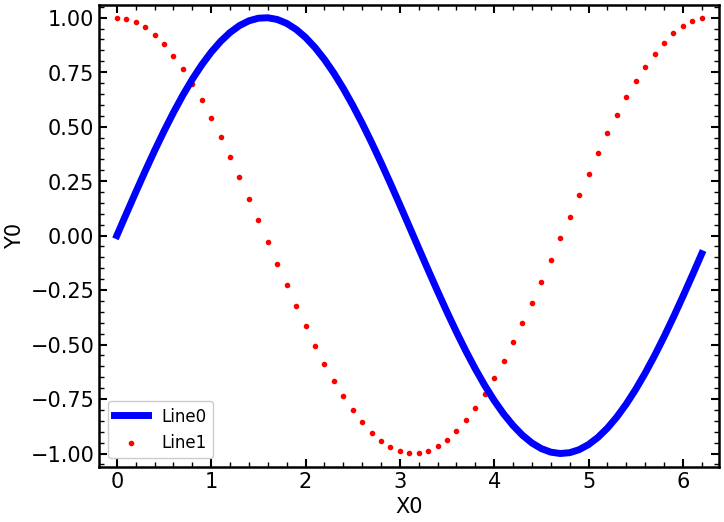

Write Python code to recreate this figure.
from plotter import Plotter
import numpy as np
plotter = Plotter(figsize=(8,6))
ax = plotter.add_subplot(position=111, xlabel="X0", ylabel="Y0")

x_data = np.arange(0,6.28,0.1)
y_data0 = np.sin(x_data)
y_data1 = np.cos(x_data)

plotter.plot_2D(x_data, y_data0, label="Line0", style="b-", ax=ax, linewidth=5)
plotter.scatter_2D(x_data, y_data1, label="Line1", color="r", marker=".", ax=ax)
plotter.add_legend(ax=ax)
plotter.add_legend(ax=ax)

plotter.save("test.png", transparent=False)
